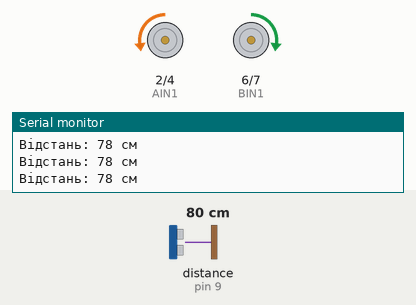
Bench run of a sketch on a simulated Arduino Uno, built with avr-gcc and run on an emulated ATmega328P. Shown: motor-driver pin pairs drawn as motors (green arrow = first pin HIGH = forward, orange = second pin HIGH = backward, longer = more drive, scaled by the enable pin), the last lines printed to the serial monitor. Wiring (inferred from the names in the program): ultrasonic range finder: trigger pin 8; echo pin 9. The inputs (shaded band) are chosen by the test bench; at power-on: distance to the obstacle (sensor on pin 9) 80 cm. The echo pulse lasts 58.3 µs per cm; random numbers use the default seed unless the sketch sets one.

Above: at 3.2 s.
3.3 s: distance to the obstacle (sensor on pin 9) set to 55 cm
4.8 s: distance to the obstacle (sensor on pin 9) set to 48 cm
At 5.4 s:
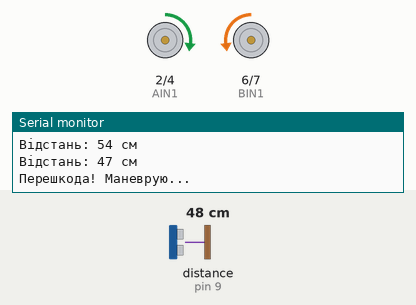
At 5.97 s:
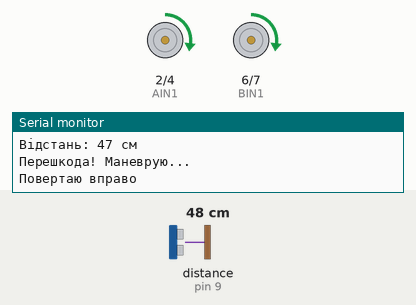
7.8 s: distance to the obstacle (sensor on pin 9) set to 250 cm
9.5 s: distance to the obstacle (sensor on pin 9) set to 2 cm
At 10.64 s:
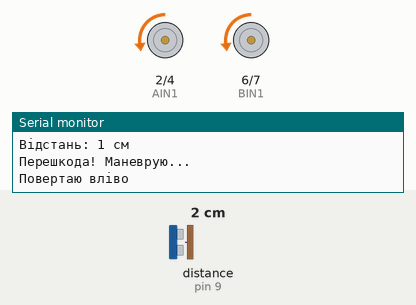
12.5 s: distance to the obstacle (sensor on pin 9) set to 299 cm
Timing chart, 0 to 15.2 s (numbered marks = the images above; inputs shaded):
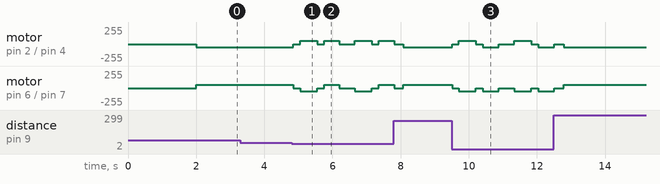

Measured:
- the behaviour switches between 51 and 50 cm on distance to the obstacle (sensor on pin 9) (found by bisection; images 0 and 1)

The sketch:

Random_Mover.ino
```cpp
// Піни для драйвера TB6612FNG
#define AIN1 2
#define AIN2 4
#define PWMA 3
#define BIN1 6
#define BIN2 7
#define PWMB 5

// Піни ультразвукового датчика
#define TRIG 8
#define ECHO 9

// Калібрувальні коефіцієнти швидкості
int speedA = 50; // Правий мотор
int speedB = 50; // Лівий мотор

// Параметри поведінки
#define OBSTACLE_DISTANCE 50 // Відстань спрацювання в см
#define CRUISE_SPEED 50     // Швидкість руху вперед
#define TURN_SPEED 50       // Швидкість повороту

void setup() {
  // Налаштування моторів
  pinMode(AIN1, OUTPUT);
  pinMode(AIN2, OUTPUT);
  pinMode(PWMA, OUTPUT);
  pinMode(BIN1, OUTPUT);
  pinMode(BIN2, OUTPUT);
  pinMode(PWMB, OUTPUT);

  // Налаштування сонара
  pinMode(TRIG, OUTPUT);
  pinMode(ECHO, INPUT);

  Serial.begin(9600);
  Serial.println("Робот-пилосос запущено!");

  delay(2000);
}

void loop() {
  // Вимірюємо відстань
  long distance = getDistance();

  Serial.print("Відстань: ");
  Serial.print(distance);
  Serial.println(" см");

  if (distance < OBSTACLE_DISTANCE && distance > 0) {
    // Перешкода близько!
    Serial.println("Перешкода! Маневрую...");

    // 1. Зупинка
    stopMotors();
    delay(200);

    // 2. Назад
    moveBackward();
    delay(500);

    // 3. Зупинка
    stopMotors();
    delay(200);

    // 4. Поворот (випадково вліво або вправо)
    if (random(0, 2) == 0) {
      turnLeft();
      Serial.println("Повертаю вліво");
    } else {
      turnRight();
      Serial.println("Повертаю вправо");
    }
    delay(random(400, 800)); // Випадковий час повороту

    // 5. Зупинка
    stopMotors();
    delay(200);

  } else {
    // Шлях вільний - їдемо вперед
    moveForward();
  }

  delay(50); // Невелика затримка між вимірами
}

// Функція для вимірювання відстані
long getDistance() {
  digitalWrite(TRIG, LOW);
  delayMicroseconds(2);

  digitalWrite(TRIG, HIGH);
  delayMicroseconds(10);
  digitalWrite(TRIG, LOW);

  long duration = pulseIn(ECHO, HIGH, 30000);
  long distance = duration * 0.034 / 2;

  if (distance == 0 || distance > 400) {
    return 999; // Перешкода дуже далеко
  }

  return distance;
}

// Рух вперед
void moveForward() {
  // Мотор A (правий) - вперед
  digitalWrite(AIN1, LOW);
  digitalWrite(AIN2, HIGH);
  analogWrite(PWMA, CRUISE_SPEED);

  // Мотор B (лівий) - вперед
  digitalWrite(BIN1, HIGH);
  digitalWrite(BIN2, LOW);
  analogWrite(PWMB, CRUISE_SPEED);
}

// Рух назад
void moveBackward() {
  // Мотор A (правий) - назад
  digitalWrite(AIN1, HIGH);
  digitalWrite(AIN2, LOW);
  analogWrite(PWMA, CRUISE_SPEED);

  // Мотор B (лівий) - назад
  digitalWrite(BIN1, LOW);
  digitalWrite(BIN2, HIGH);
  analogWrite(PWMB, CRUISE_SPEED);
}

// Поворот вліво (правий мотор вперед, лівий назад)
void turnLeft() {
  // Мотор A (правий) - вперед
  digitalWrite(AIN1, LOW);
  digitalWrite(AIN2, HIGH);
  analogWrite(PWMA, TURN_SPEED);

  // Мотор B (лівий) - назад
  digitalWrite(BIN1, LOW);
  digitalWrite(BIN2, HIGH);
  analogWrite(PWMB, TURN_SPEED);
}

// Поворот вправо (лівий мотор вперед, правий назад)
void turnRight() {
  // Мотор A (правий) - назад
  digitalWrite(AIN1, HIGH);
  digitalWrite(AIN2, LOW);
  analogWrite(PWMA, TURN_SPEED);

  // Мотор B (лівий) - вперед
  digitalWrite(BIN1, HIGH);
  digitalWrite(BIN2, LOW);
  analogWrite(PWMB, TURN_SPEED);
}

// Зупинка моторів
void stopMotors() {
  analogWrite(PWMA, 0);
  analogWrite(PWMB, 0);
}
```
